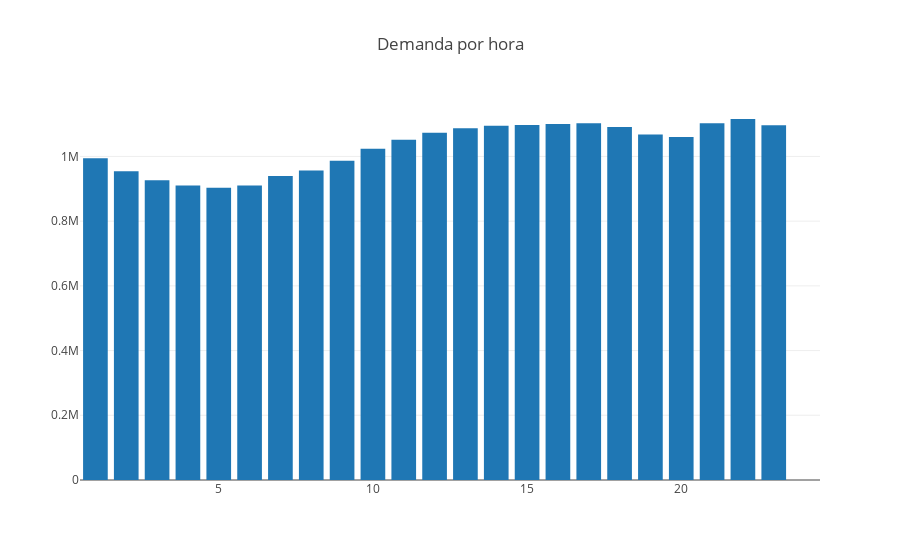

The code cell stored with this chart in its notebook:
### Code cell
plotly.offline.init_notebook_mode(connected=True)
data = [go.Bar(
            x=resumenHora.index,
            y=resumenHora['valorDemanda']
    )]
layout = go.Layout(
    title='Demanda por hora',
)

fig = go.Figure(data=data, layout=layout)
plotly.offline.iplot(fig, filename='Demanda por hora')

### Figure 1 — Plotly figure (JSON) as saved in the notebook; plotly's stock layout.template omitted (floating-point values rounded to 4 significant figures)
{"data": [{"type": "bar", "x": [1, 2, 3, 4, 5, 6, 7, 8, 9, 10, 11, 12, 13, 14, 15, 16, 17, 18, 19, 20, 21, 22, 23, 24], "y": [994199, 954417, 926630, 909850, 903503, 910115, 939408, 956708, 986239, 1023568, 1051899, 1073157, 1086860, 1094413, 1097207, 1100520, 1102681, 1091121, 1067376, 1059862, 1102827, 1115646, 1096551, null]}], "layout": {"title": "Demanda por hora"}}
